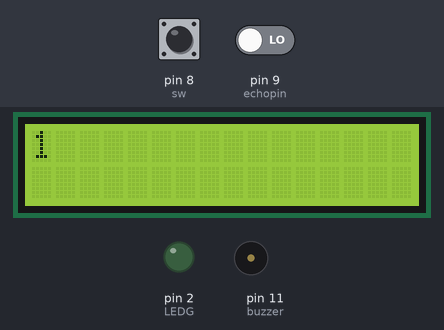
Recording of a sketch running on a simulated Arduino Uno, built with avr-gcc and run on an emulated ATmega328P. On the bench: 16×2 character LCD, output pins drawn as LEDs (lit = HIGH), buzzer (waves = sounding, pin HIGH). The inputs (shaded band) are chosen by the test bench; at power-on: pin 8 (sw) LOW, pin 9 (echopin) LOW. Pins used as bus, display or sensor lines are not drawn; what the sketch prints to the serial monitor is not drawn.

Above: at 1.6 s.
1.7 s: pin 8 (sw) pulled HIGH for 3.2 s
At 2.5 s:
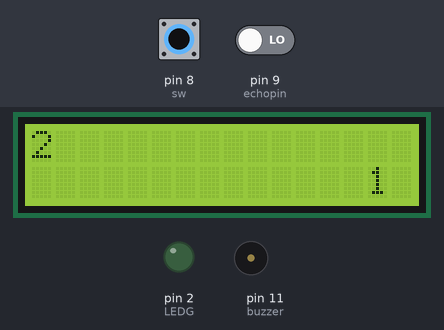
6.4 s: pin 8 (sw) pulled HIGH for 0.15 s
At 6.48 s:
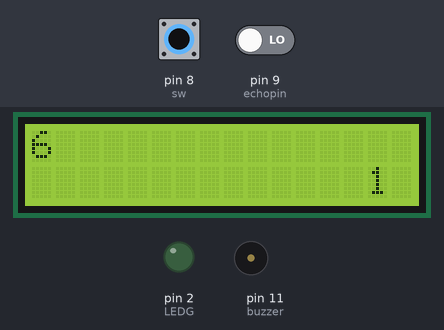
At 22.3 s:
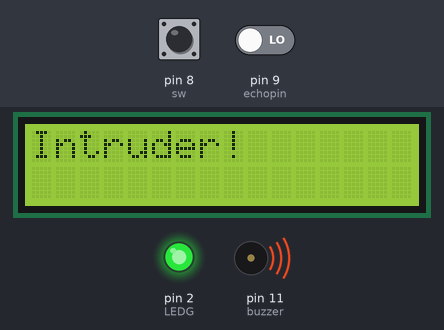
Timing chart, 0 to 22.6 s (numbered marks = the images above; inputs shaded):
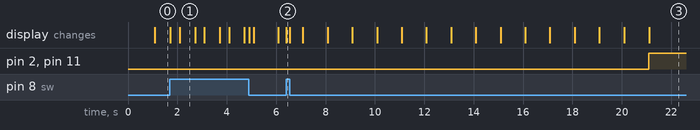

Measured:
- what the display in image 1 shows lasts 0.6 s, from 2.1 s to 2.7 s

The sketch:

ProgramV3.ino
```cpp
#include <LiquidCrystal_I2C.h>
LiquidCrystal_I2C lcd(0x27,16,2);  // set the LCD address to 0x27 for a 16 chars and 2 line display
const int trigpin=10;
const int echopin=9;
const int LEDG=2;
const int sw=8;
const int buzzer=11;
int i=0;
int Time=0;
bool alarm=false;
long Duration;
int distance;
unsigned long HoldT;
unsigned long PressT;
unsigned long HeldT;
unsigned long DisarmStart;
unsigned long DisarmEnd;
unsigned long DisarmTime;
int val=0;
bool disarmed=false;
bool Sequence1=false;
bool Sequence3=false;
bool Sequence2=false;
int time1=0;
int time2=0;
void setup() {
 pinMode(trigpin,OUTPUT);
pinMode(echopin,INPUT);
pinMode(LEDG,OUTPUT);
pinMode(sw,INPUT);
pinMode(buzzer,OUTPUT);
Serial.begin(9600);
lcd.init();
}
void loop() {
Serial.println(alarm);
digitalWrite(trigpin,LOW);
delay(2);
digitalWrite(trigpin,HIGH);
delay(10);
digitalWrite(trigpin,LOW);
Duration=pulseIn(echopin,HIGH);
distance=Duration*0.0343/2;
Serial.println(alarm);
Serial.println(distance);
lcd.backlight();
lcd.setCursor(0,0);
lcd.print(distance);
lcd.clear();
alarm=false;
HoldT=0;
PressT=0;
HeldT=0;
DisarmStart=0;
DisarmEnd=0;
DisarmTime=0;
 if(distance<=10)
  {
  alarm=true;
  DisarmStart=millis();
  while(DisarmTime<=20000)
  {
   disarmed=Disarming(DisarmStart);
      if(disarmed==true)
   {
    alarm=false;
    disarmed=false;
    break;
   }
   DisarmEnd=millis();
   DisarmTime=DisarmEnd-DisarmStart;
   lcd.backlight();
   DisarmEnd=millis();
   DisarmTime=DisarmEnd-DisarmStart;
   time1=(DisarmTime/1000)+1;
   lcd.setCursor(0,0);
   lcd.print(time1);
   Serial.println(DisarmTime);
  }

    Serial.println(distance);
    Serial.println(alarm);
    if(alarm==false)
    {
      Alarmdisarmed();
    }
    else if(alarm==true)
    {
      while(alarm==true)
      {

        Alarmtriggered();
        if(digitalRead(sw)==HIGH)
        {
          alarm=Alarmreset();
          if(alarm==false)
         {
          break;
         }
        }
      }
     }
  }
}
bool Alarmreset()
{
    unsigned long HoldT=0;
    unsigned long PressT=0;
    unsigned long HeldT=0;
     bool alarm=true;
     int time2=0;
     PressT=millis();
     while(digitalRead(sw)==HIGH)
     {
        HoldT=millis();
        HeldT=HoldT-PressT;
        Serial.println(HeldT);
        if(HeldT>=10000)
        {
          alarm=false;
          Serial.print("alarmReset");
          lcd.backlight();
          lcd.setCursor(0,0);
          lcd.print("Alarm Reset");
          digitalWrite(LEDG,LOW);
          digitalWrite(buzzer,LOW);
          delay(1000);
          lcd.clear();
          break;
        }
      time2=(HeldT/1000)+1;
      Serial.println(HeldT);
      lcd.backlight();
      lcd.setCursor(14,1);
      lcd.print(time2);
      }
      lcd.clear();
      return alarm;
}
void Alarmtriggered()
{
   digitalWrite(LEDG,HIGH);
   digitalWrite(buzzer,HIGH);
   Serial.println(alarm);
   lcd.backlight();
   lcd.setCursor(0,0);
   lcd.print("Intruder!");
   Serial.print("Intruder!");
}
bool Alarmdisarmed()
{
  bool alarm;
    alarm=false;
    lcd.backlight();
    lcd.setCursor(0,0);
    lcd.print("Disarmed");
    Serial.print("Disarmed");
    delay(1000);
    lcd.clear();
    return alarm;
}
bool Disarming(unsigned long DisarmStart)
{
  bool disarmed=false;
  int time1=0;
  int time2=0;
  unsigned long HoldT;
  unsigned long PressT;
  unsigned long HeldT;
  unsigned long DisarmTime;
  unsigned long DisarmEnd;
    if(digitalRead(sw)==HIGH)
   {
    PressT=millis();
    while(digitalRead(sw)==HIGH)
    {
      HoldT=millis();
      HeldT=HoldT-PressT;
      Serial.println(HeldT);
      if(HeldT>=5000)
      {
        disarmed=true;
        break;
      }
      DisarmEnd=millis();
      DisarmTime=DisarmEnd-DisarmStart;
      time1=(DisarmTime/1000)+1;
      time2=(HeldT/1000)+1;
      Serial.println(DisarmTime);
      lcd.backlight();
      lcd.setCursor(0,0);
      lcd.print(time1);
      lcd.setCursor(14,1);
      lcd.print(time2);
      if(DisarmTime>=20000)
      {
        break;
      }
    }
    lcd.clear();
   }
   return disarmed;
}
```
